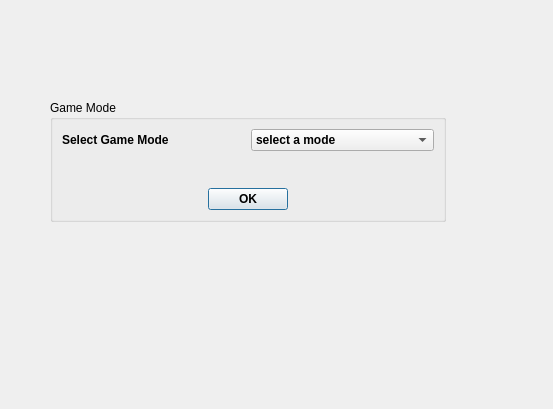
<?xml version="1.0" encoding="UTF-8"?>
<ui version="4.0">
 <class>gameMode</class>
 <widget class="QDialog" name="gameMode">
  <property name="geometry">
   <rect>
    <x>0</x>
    <y>0</y>
    <width>553</width>
    <height>409</height>
   </rect>
  </property>
  <property name="windowTitle">
   <string>Dialog</string>
  </property>
  <widget class="QGroupBox" name="groupBox">
   <property name="geometry">
    <rect>
     <x>50</x>
     <y>100</y>
     <width>396</width>
     <height>122</height>
    </rect>
   </property>
   <property name="title">
    <string>Game Mode</string>
   </property>
   <layout class="QHBoxLayout" name="horizontalLayout_3">
    <item>
     <layout class="QVBoxLayout" name="verticalLayout">
      <item>
       <layout class="QHBoxLayout" name="horizontalLayout">
        <item>
         <widget class="QLabel" name="selectGameOption">
          <property name="font">
           <font>
            <weight>75</weight>
            <bold>true</bold>
           </font>
          </property>
          <property name="text">
           <string>Select Game Mode</string>
          </property>
         </widget>
        </item>
        <item>
         <widget class="QComboBox" name="GamePlayMode">
          <property name="font">
           <font>
            <weight>75</weight>
            <bold>true</bold>
           </font>
          </property>
          <item>
           <property name="text">
            <string>select a mode</string>
           </property>
          </item>
          <item>
           <property name="text">
            <string>Player VS Player</string>
           </property>
          </item>
          <item>
           <property name="text">
            <string>Player vs AI</string>
           </property>
          </item>
         </widget>
        </item>
       </layout>
      </item>
      <item>
       <spacer name="verticalSpacer">
        <property name="orientation">
         <enum>Qt::Vertical</enum>
        </property>
        <property name="sizeHint" stdset="0">
         <size>
          <width>20</width>
          <height>40</height>
         </size>
        </property>
       </spacer>
      </item>
      <item>
       <layout class="QHBoxLayout" name="horizontalLayout_2">
        <item>
         <spacer name="horizontalSpacer">
          <property name="orientation">
           <enum>Qt::Horizontal</enum>
          </property>
          <property name="sizeHint" stdset="0">
           <size>
            <width>40</width>
            <height>20</height>
           </size>
          </property>
         </spacer>
        </item>
        <item>
         <widget class="QPushButton" name="GameOptionMode">
          <property name="font">
           <font>
            <weight>75</weight>
            <bold>true</bold>
           </font>
          </property>
          <property name="text">
           <string>OK</string>
          </property>
         </widget>
        </item>
        <item>
         <spacer name="horizontalSpacer_2">
          <property name="orientation">
           <enum>Qt::Horizontal</enum>
          </property>
          <property name="sizeHint" stdset="0">
           <size>
            <width>40</width>
            <height>20</height>
           </size>
          </property>
         </spacer>
        </item>
       </layout>
      </item>
     </layout>
    </item>
   </layout>
  </widget>
 </widget>
 <resources/>
 <connections/>
</ui>
